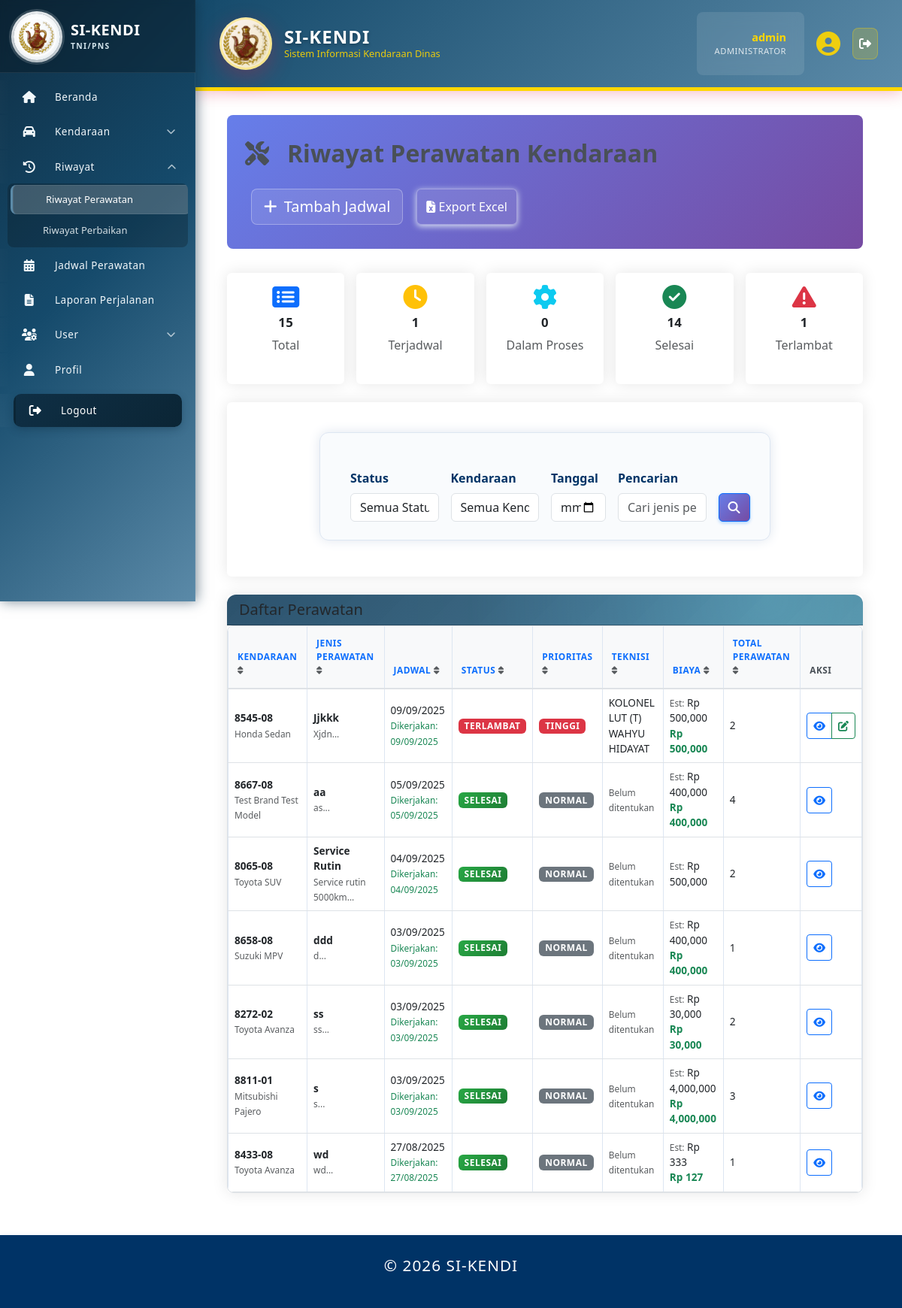
Page /index.php?page=riwayat_perawatan (signed in) on the committed database.
### tables this page shows
CREATE TABLE `jadwal_perawatan` (
  `id` int(11) NOT NULL,
  `kendaraan_id` int(11) NOT NULL,
  `jenis_perawatan` varchar(100) NOT NULL,
  `deskripsi` text DEFAULT NULL,
  `bengkel` varchar(50) DEFAULT NULL COMMENT 'Nama bengkel atau lokasi perawatan',
  `tanggal_perawatan` date DEFAULT NULL,
  `km_kembali` int(11) DEFAULT NULL,
  `km_saat_perawatan` int(11) DEFAULT NULL,
  `estimasi_biaya` decimal(15,2) DEFAULT NULL COMMENT 'Estimasi biaya perawatan',
  `status` enum('Terjadwal','Dalam Proses','Selesai','Terlewat','Dibatalkan','Ditunda') DEFAULT 'Terjadwal',
  `prioritas` varchar(30) DEFAULT NULL COMMENT 'Tingkat prioritas: Normal, Tinggi, Urgent',
  `reminder_sent` tinyint(1) DEFAULT 0,
  `tanggal_selesai` date DEFAULT NULL,
  `biaya_aktual` decimal(15,2) DEFAULT NULL COMMENT 'Biaya aktual yang dikeluarkan untuk perawatan',
  `keterangan` text DEFAULT NULL,
  `created_at` timestamp NOT NULL DEFAULT current_timestamp(),
  `updated_at` timestamp NOT NULL DEFAULT current_timestamp() ON UPDATE current_timestamp(),
  `created_by` int(11) DEFAULT NULL,
  `updated_by` int(11) DEFAULT NULL,
  `teknisi_id` int(11) DEFAULT NULL COMMENT 'ID pengguna yang bertindak sebagai teknisi'
);

CREATE TABLE `kendaraan` (
  `id` int(11) NOT NULL,
  `no_polisi` varchar(20) NOT NULL,
  `no_rangka` varchar(50) NOT NULL,
  `no_mesin` varchar(50) NOT NULL,
  `merk` varchar(50) NOT NULL,
  `tipe` varchar(50) DEFAULT NULL,
  `tahun_pembuatan` year(4) DEFAULT NULL,
  `warna` varchar(30) DEFAULT NULL,
  `jenis` enum('Roda 2','Roda 4','Truk','Bus','Lainnya') DEFAULT 'Roda 4',
  `bahan_bakar` enum('Bensin','Solar','Listrik','Hybrid') DEFAULT 'Bensin',
  `no_reg` varchar(30) DEFAULT NULL,
  `no_stnk` varchar(30) DEFAULT NULL,
  `no_bpkb` varchar(30) DEFAULT NULL,
  `tanggal_berlaku_stnk` date DEFAULT NULL,
  `pemilik_stnk` varchar(100) DEFAULT NULL,
  `status_kepemilikan` enum('Satker','Pinjam Pakai') DEFAULT 'Satker',
  `satker` varchar(50) NOT NULL,
  `kode_barang` varchar(50) DEFAULT NULL,
  `kondisi` enum('Baik','Rusak Ringan','Rusak Berat') DEFAULT 'Baik',
  `status_kendaraan` enum('Operasional','Perbaikan','Rusak','Tidak Aktif') DEFAULT 'Operasional',
  `status_peminjaman` enum('Tersedia','Dipinjam','Maintenance','Rusak') DEFAULT 'Tersedia',
  `tanggal_servis_terakhir` date DEFAULT NULL,
  `last_service_km` int(11) DEFAULT NULL,
  `odometer` int(11) DEFAULT 0,
  `foto` varchar(255) DEFAULT NULL,
  `catatan` text DEFAULT NULL,
  `created_at` timestamp NOT NULL DEFAULT current_timestamp(),
  `updated_at` timestamp NOT NULL DEFAULT current_timestamp() ON UPDATE current_timestamp()
);

CREATE TABLE `pengguna` (
  `id` int(11) NOT NULL,
  `nrp_nip` varchar(30) DEFAULT NULL,
  `nama_lengkap` varchar(100) NOT NULL,
  `pangkat` varchar(50) DEFAULT NULL,
  `jabatan` varchar(100) DEFAULT NULL,
  `satuan_pns` varchar(200) DEFAULT NULL,
  `no_hp` varchar(20) DEFAULT NULL,
  `email` varchar(100) DEFAULT NULL,
  `alamat` text DEFAULT NULL,
  `status_pegawai` enum('Aktif','Pensiun','Mutasi','Non-Aktif') NOT NULL DEFAULT 'Aktif',
  `status_aktif` enum('Aktif','Tidak Aktif') NOT NULL DEFAULT 'Aktif',
  `jenis_personel` enum('TNI','PNS') DEFAULT NULL,
  `matra` varchar(100) DEFAULT NULL,
  `korps` varchar(100) DEFAULT NULL,
  `kesatuan` varchar(200) DEFAULT NULL,
  `created_at` timestamp NOT NULL DEFAULT current_timestamp(),
  `updated_at` timestamp NOT NULL DEFAULT current_timestamp() ON UPDATE current_timestamp()
);

### pages/riwayat_perawatan.php (the view, shortened to what the rows shown need)
<?php
require_once 'includes/auth.php';
$action = $_GET['action'] ?? 'list';
$where_jp = [];
$params_jp = [];
$types_jp = '';
$where_k = [];
$params_k = [];
$types_k = '';
$where_jp_sql = !empty($where_jp) ? ' AND ' . implode(' AND ', $where_jp) : '';
$where_k_sql = !empty($where_k) ? ' AND ' . implode(' AND ', $where_k) : '';
$page = max(1, (int)($_GET['page_num'] ?? 1));
$limit = 10;
$offset = ($page - 1) * $limit;
$sort = strtolower(trim($_GET['sort'] ?? ''));
$dir = strtolower(trim($_GET['dir'] ?? 'desc'));
$dir = in_array($dir, ['asc', 'desc'], true) ? $dir : 'desc';
$inner_sql = "SELECT MAX(jp1.id) as id FROM jadwal_perawatan jp1 WHERE 1=1 " . $where_jp_sql . " GROUP BY jp1.kendaraan_id";
$order_by = 'jp.tanggal_perawatan DESC';
$sql = "SELECT jp.*, k.no_reg, k.merk, k.tipe, t.nama_lengkap as teknisi_nama,
           CASE
               WHEN jp.status = 'Terjadwal' AND jp.tanggal_perawatan < CURDATE() THEN 'Terlambat'
               ELSE jp.status
           END as status_display,
           COALESCE(jp.biaya_aktual, jp.estimasi_biaya, 0) AS biaya_sort,
           COALESCE(agg.total_perawatan, 0) AS total_perawatan
    FROM jadwal_perawatan jp
    JOIN kendaraan k ON jp.kendaraan_id = k.id
    LEFT JOIN pengguna t ON jp.teknisi_id = t.id
    LEFT JOIN (
        SELECT kendaraan_id, COUNT(*) AS total_perawatan
        FROM jadwal_perawatan
        GROUP BY kendaraan_id
    ) agg ON agg.kendaraan_id = jp.kendaraan_id
    WHERE jp.id IN (" . $inner_sql . ")" . $where_k_sql . "
    ORDER BY $order_by
    LIMIT ? OFFSET ?";
$stmt = $mysqli->prepare($sql);
$bind_params = array_merge($params_jp, $params_k, [$limit, $offset]);
$bind_types = $types_jp . $types_k . 'ii';
if (!empty($bind_params)) {
    $stmt->bind_param($bind_types, ...$bind_params);
}
$stmt->execute();
$perawatan_result = $stmt->get_result();
$vehicle_history = [];
function getStatusBadge($status) {
    $badges = [
        'Terjadwal' => 'warning',
        'Dalam Proses' => 'info',
        'Selesai' => 'success',
        'Ditunda' => 'secondary',
        'Terlambat' => 'danger'
    ];
    return $badges[$status] ?? 'secondary';
}
function getPriorityBadge($priority) {
    $badges = [
        'Tinggi' => 'danger',
        'Sedang' => 'warning',
        'Rendah' => 'info'
    ];
    return $badges[$priority] ?? 'secondary';
}
function sort_link($label, $key, $currentSort, $currentDir) {
    $params = $_GET;
    $isActive = ($currentSort === $key);
    $nextDir = ($isActive && strtolower($currentDir) === 'asc') ? 'desc' : 'asc';
    $params['sort'] = $key;
    $params['dir'] = $nextDir;
    $params['page'] = 'riwayat_perawatan';
    $query = http_build_query($params);
    $icon = '';
    if ($isActive) {
        $icon = strtolower($currentDir) === 'asc' ? ' <i class="fas fa-sort-up"></i>' : ' <i class="fas fa-sort-down"></i>';
    } else {
        $icon = ' <i class="fas fa-sort text-muted"></i>';
    }
    return '<a href="?' . htmlspecialchars($query) . '" class="text-decoration-none">' . htmlspecialchars($label) . $icon . '</a>';
}
?>
<div class="page-header">
            <h1><i class="fas fa-tools me-2"></i>Riwayat Perawatan Kendaraan</h1>
</div>
<div class="card">
    <div class="card-body p-0">
        <?php if ($action === 'view' && !empty($vehicle_history)): ?>
            <?php
            $backParams = $_GET;
            unset($backParams['action'], $backParams['id']);
            $backParams['page'] = 'riwayat_perawatan';
            $backUrl = '?' . http_build_query($backParams);
            ?>
            <div class="d-flex justify-content-between align-items-center px-3 py-2 border-bottom">
                <a href="<?= htmlspecialchars($backUrl) ?>" class="btn btn-outline-secondary">
                    <i class="fas fa-arrow-left me-1"></i> Kembali
                </a>
            </div>
            <div class="table-responsive">
                <table class="table table-hover mb-0" id="perawatanTable">
                    <thead class="table-light">
                        <tr>
                            <th>Tanggal</th>
                            <th>Jenis Perawatan</th>
                            <th>Deskripsi</th>
                            <th>Status</th>
                            <th>Teknisi</th>
                            <th>Biaya</th>
                        </tr>
                    </thead>
                    <tbody>
                        <?php foreach ($vehicle_history as $hist): ?>
                            <tr>
                                <td><?= date('d/m/Y', strtotime($hist['tanggal_perawatan'])) ?></td>
                                <td><?= htmlspecialchars($hist['jenis_perawatan']) ?></td>
                                <td><?= nl2br(htmlspecialchars(substr($hist['deskripsi'], 0, 100))) ?></td>
                                <td><span class="badge bg-<?= getStatusBadge($hist['status']) ?>"><?= htmlspecialchars($hist['status']) ?></span></td>
                                <td><?= htmlspecialchars($hist['teknisi_nama'] ?? $hist['nama_lengkap'] ?? '-') ?></td>
                                <td>
                                    <small class="text-muted">Est:</small> Rp <?= number_format($hist['estimasi_biaya'] ?: 0) ?>
                                    <?php if ($hist['biaya_aktual']): ?>
                                        <br><strong class="text-success">Act: Rp <?= number_format($hist['biaya_aktual']) ?></strong>
                                    <?php endif; ?>
                                </td>
                            </tr>
                        <?php endforeach; ?>
                    </tbody>
                </table>
            </div>
        <?php elseif ($perawatan_result->num_rows > 0): ?>
            <div class="table-responsive">
                <table class="table table-hover mb-0" id="perawatanTable">
                    <thead class="table-light">
                        <tr>
                            <th><?= sort_link('Kendaraan','kendaraan', $sort, $dir) ?></th>
                            <th><?= sort_link('Jenis Perawatan','jenis', $sort, $dir) ?></th>
                            <th><?= sort_link('Jadwal','jadwal', $sort, $dir) ?></th>
                            <th><?= sort_link('Status','status', $sort, $dir) ?></th>
                            <th><?= sort_link('Prioritas','prioritas', $sort, $dir) ?></th>
                            <th><?= sort_link('Teknisi','teknisi', $sort, $dir) ?></th>
                            <th><?= sort_link('Biaya','biaya', $sort, $dir) ?></th>
                            <th><?= sort_link('Total Perawatan','total', $sort, $dir) ?></th>
                            <th>Aksi</th>
                        </tr>
                    </thead>
                    <tbody>
                        <?php while ($row = $perawatan_result->fetch_assoc()): ?>
                            <tr>
                                <td>
                                    <strong><?= htmlspecialchars($row['no_reg']) ?></strong>
                                    <br><small class="text-muted"><?= htmlspecialchars($row['merk'] . ' ' . $row['tipe']) ?></small>
                                </td>
                                <td>
                                    <strong><?= htmlspecialchars($row['jenis_perawatan']) ?></strong>
                                    <?php if ($row['deskripsi']): ?>
                                        <br><small class="text-muted"><?= htmlspecialchars(substr($row['deskripsi'], 0, 50)) ?>...</small>
                                    <?php endif; ?>
                                </td>
                                <td>
                                    <?= date('d/m/Y', strtotime($row['tanggal_perawatan'])) ?>
                                    <?php if ($row['tanggal_perawatan']): ?>
                                        <br><small class="text-success">Dikerjakan: <?= date('d/m/Y', strtotime($row['tanggal_perawatan'])) ?></small>
                                    <?php endif; ?>
                                </td>
                                <td>
                                    <span class="badge bg-<?= getStatusBadge($row['status_display']) ?>">
                                        <?= $row['status_display'] ?>
                                    </span>
                                </td>
                                <td>
                                    <?php if ($row['prioritas']): ?>
                                        <span class="badge bg-<?= getPriorityBadge($row['prioritas']) ?>">
                                            <?= $row['prioritas'] ?>
                                        </span>
                                    <?php endif; ?>
                                </td>
                                <td>
                                    <?= $row['teknisi_nama'] ? htmlspecialchars($row['teknisi_nama']) : '<small class="text-muted">Belum ditentukan</small>' ?>
                                </td>
                                <td>
                                    <small class="text-muted">Est:</small> Rp <?= number_format($row['estimasi_biaya'] ?: 0) ?>
                                    <?php if ($row['biaya_aktual']): ?>
                                        <br><strong class="text-success">Rp <?= number_format($row['biaya_aktual']) ?></strong>
                                    <?php endif; ?>
                                </td>
                                <td>
                                    <?= (int)($row['total_perawatan'] ?? 0) ?>
                                </td>
                                <td>
                                    <div class="btn-group btn-group-sm">
                                        <button class="btn btn-outline-primary" onclick="viewDetail(<?= $row['kendaraan_id'] ?>)" title="Lihat Riwayat">
                                            <i class="fas fa-eye"></i>
                                        </button>
                                        <?php if ($row['status'] !== 'Selesai'): ?>
                                            <button class="btn btn-outline-success" onclick="updateStatus(<?= $row['id'] ?>, '<?= $row['status'] ?>')">
                                                <i class="fas fa-edit"></i>
                                            </button>
                                        <?php endif; ?>
                                    </div>
                                </td>
                            </tr>
                        <?php endwhile; ?>
                    </tbody>
                </table>
            </div>
        <?php endif; ?>
    </div>
</div>

### rows in the picture
jadwal_perawatan: kendaraan.no_reg "8545-08", kendaraan.tipe "Honda Sedan", jenis_perawatan "Jjkkk", deskripsi "Xjdn", tanggal_perawatan "09/09/2025", status_display "TERLAMBAT", prioritas "TINGGI", teknisi.nama_lengkap "KOLONEL LUT (T) WAHYU HIDAYAT", estimasi_biaya "500,000", biaya_aktual "500,000", total_perawatan "2"
jadwal_perawatan: kendaraan.no_reg "8667-08", kendaraan.tipe "Test Brand Test Model", jenis_perawatan "aa", deskripsi "as", tanggal_perawatan "05/09/2025", status_display "SELESAI", prioritas "NORMAL", shows "Belum ditentukan", estimasi_biaya "400,000", biaya_aktual "400,000", total_perawatan "4"
jadwal_perawatan: kendaraan.no_reg "8065-08", kendaraan.tipe "Toyota SUV", jenis_perawatan "Service Rutin", deskripsi "Service rutin 5000km", tanggal_perawatan "04/09/2025", status_display "SELESAI", prioritas "NORMAL", shows "Belum ditentukan", estimasi_biaya "500,000", total_perawatan "2"
jadwal_perawatan: kendaraan.no_reg "8658-08", kendaraan.tipe "Suzuki MPV", jenis_perawatan "ddd", deskripsi "d", tanggal_perawatan "03/09/2025", status_display "SELESAI", prioritas "NORMAL", shows "Belum ditentukan", estimasi_biaya "400,000", biaya_aktual "400,000", total_perawatan "1"
jadwal_perawatan: kendaraan.no_reg "8272-02", kendaraan.tipe "Toyota Avanza", jenis_perawatan "ss", deskripsi "ss", tanggal_perawatan "03/09/2025", status_display "SELESAI", prioritas "NORMAL", shows "Belum ditentukan", estimasi_biaya "30,000", biaya_aktual "30,000", total_perawatan "2"
jadwal_perawatan: kendaraan.no_reg "8811-01", kendaraan.tipe "Mitsubishi Pajero", jenis_perawatan "s", deskripsi "s", tanggal_perawatan "03/09/2025", status_display "SELESAI", prioritas "NORMAL", shows "Belum ditentukan", estimasi_biaya "4,000,000", biaya_aktual "4,000,000", total_perawatan "3"
jadwal_perawatan: kendaraan.no_reg "8433-08", kendaraan.tipe "Toyota Avanza", jenis_perawatan "wd", deskripsi "wd", tanggal_perawatan "27/08/2025", status_display "SELESAI", prioritas "NORMAL", shows "Belum ditentukan", estimasi_biaya "333", biaya_aktual "127", total_perawatan "1"

### other values in the picture
isset($_SESSION['username']) ? $_SESSION['username'] : '' "admin"
$stats['total'] "15"
$stats['terjadwal'] "1"
$stats['proses'] "0"
$stats['selesai'] "14"
$stats['terlambat'] "1"
$label "KENDARAAN JENIS PERAWATAN JADWAL STATUS PRIORITAS TEKNISI BIAYA TOTAL PERAWATAN"
